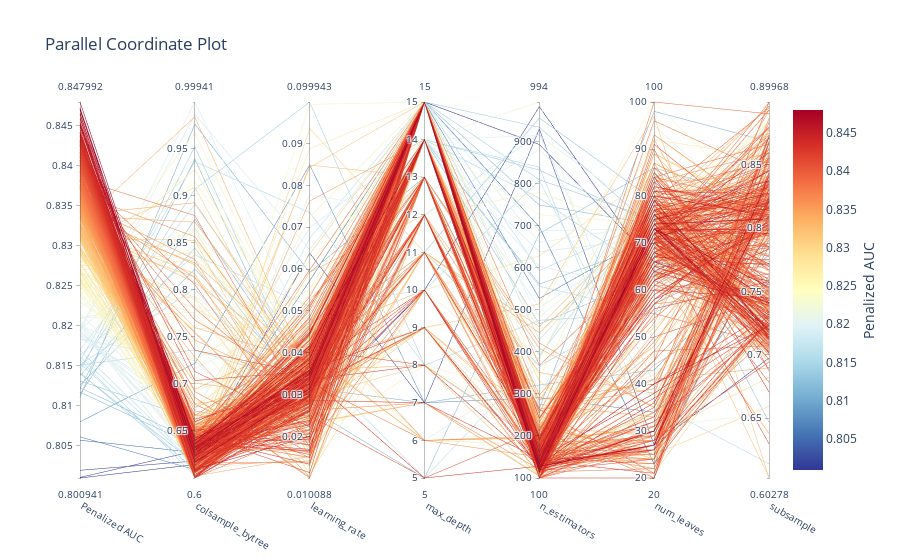

This figure's notebook cell:
### Code cell
best_lgb = ML_PIPELINE.tune(X_train_full, y_train_full, 
                          algorithm=lgb.LGBMClassifier, 
                          preprocessor=PreProcessor(
                              target_encode_cols=encoding_recommendations["target_encode_cols"],
                          ),
                          param_ranges=lgb_param_ranges,  
                          beta=1,
                          max_evals=500,
                          patience=50,  
                          n_startup_trials=50,
                          verbose=-1,
                          cv=5,
                          cv_variance_penalty=0.3,
                          log_best_model=True)

### Figure 1 — Plotly figure (JSON) as saved in the notebook; plotly's stock layout.template omitted (floating-point values rounded to 4 significant figures; data arrays with more than 128 entries replaced by an {"elided": "..."} marker saying what was removed)
{"data": [{"dimensions": [{"label": "Penalized AUC", "range": [0.8009, 0.848], "values": {"elided": "500 float values"}}, {"label": "colsample_bytree", "range": [0.6, 0.9994], "values": {"elided": "500 float values"}}, {"label": "learning_rate", "range": [0.01009, 0.09994], "values": {"elided": "500 float values"}}, {"label": "max_depth", "range": [5, 15], "values": {"elided": "500 int values"}}, {"label": "n_estimators", "range": [100, 994], "values": {"elided": "500 int values"}}, {"label": "num_leaves", "range": [20, 100], "values": {"elided": "500 int values"}}, {"label": "subsample", "range": [0.6028, 0.8997], "values": {"elided": "500 float values"}}], "labelangle": 30, "labelside": "bottom", "line": {"color": {"elided": "500 float values"}, "colorbar": {"title": {"side": "right", "text": "Penalized AUC"}}, "colorscale": [[0, "rgb(165,0,38)"], [0.1, "rgb(215,48,39)"], [0.2, "rgb(244,109,67)"], [0.3, "rgb(253,174,97)"], [0.4, "rgb(254,224,144)"], [0.5, "rgb(255,255,191)"], [0.6, "rgb(224,243,248)"], [0.7, "rgb(171,217,233)"], [0.8, "rgb(116,173,209)"], [0.9, "rgb(69,117,180)"], [1, "rgb(49,54,149)"]], "reversescale": true, "showscale": true}, "type": "parcoords"}], "layout": {"title": {"text": "Parallel Coordinate Plot"}}}
